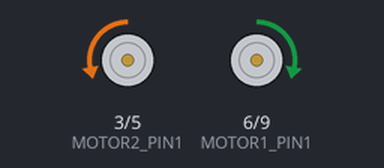
Bench run of a sketch on a simulated Arduino Uno, built with avr-gcc and run on an emulated ATmega328P. On the bench: motor-driver pin pairs drawn as motors (green arrow = first pin HIGH = forward, orange = second pin HIGH = backward, longer = more drive).

Above: at 0.5 s.
At 1.5 s:
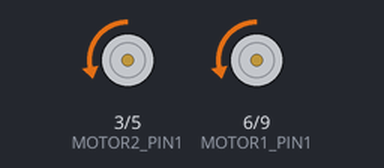
At 2.5 s:
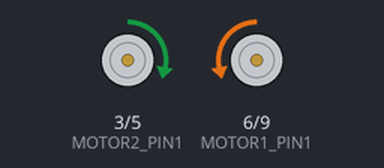
At 3.5 s:
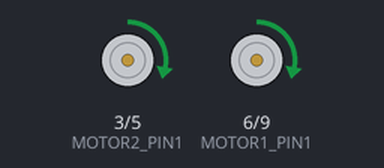
Timing chart, 0 to 5.2 s (numbered marks = the images above):
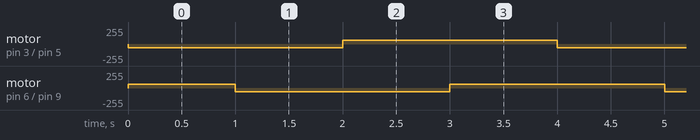

Measured:
- by itself, motor on pin 3 (MOTOR2_PIN1) / pin 5 (MOTOR2_PIN2): alternates forward 55/255 for 2.0 s and backward 55/255 for 2.0 s
- by itself, motor on pin 6 (MOTOR1_PIN1) / pin 9 (MOTOR1_PIN2): repeats every 4.0 s: backward 55/255 2.0 s, forward 55/255 2.0 s

The sketch:

MoveMotors.ino
```cpp
//maximum value 255
#define SPEED 55

#define MOTOR2_PIN1  3
#define MOTOR2_PIN2  5
#define MOTOR1_PIN1  6
#define MOTOR1_PIN2  9

void setup() {
  pinMode(MOTOR1_PIN1, OUTPUT);
  pinMode(MOTOR1_PIN2, OUTPUT);
  pinMode(MOTOR2_PIN1, OUTPUT);
  pinMode(MOTOR2_PIN2, OUTPUT);
  Serial.begin(9600);
}

void loop() {
    go(SPEED,-SPEED);
    delay(1000);
    go(-SPEED,-SPEED);
    delay(1000);
    go(-SPEED,SPEED);
    delay(1000);
    go(SPEED,SPEED);
    delay(1000);
}

void go(int speedLeft, int speedRight) {
  if (speedLeft > 0) {
    analogWrite(MOTOR1_PIN1, speedLeft);
    analogWrite(MOTOR1_PIN2, 0);
  }
  else {
    analogWrite(MOTOR1_PIN1, 0);
    analogWrite(MOTOR1_PIN2, -speedLeft);
  }

  if (speedRight > 0) {
    analogWrite(MOTOR2_PIN1, speedRight);
    analogWrite(MOTOR2_PIN2, 0);
  }else {
    analogWrite(MOTOR2_PIN1, 0);
    analogWrite(MOTOR2_PIN2, -speedRight);
  }
}
```
